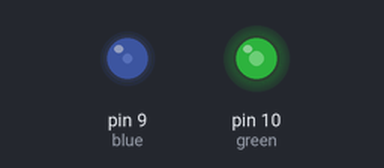
This sketch was run on a simulated Arduino Uno, built with avr-gcc and run on an emulated ATmega328P. On the bench: output pins drawn as LEDs (lit = HIGH).

Above: at 0.1 s.
Timing chart, 0 to 1.6 s (numbered marks = the images above):
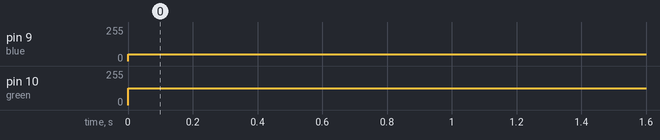

The sketch:

RGB-LED.ino
```cpp
int blue = 9;
int green = 10;
void setup() {
  // put your setup code here, to run once:
  pinMode(blue,OUTPUT);
  pinMode(green,OUTPUT);
}

void loop() {
  // put your main code here, to run repeatedly:
  analogWrite(blue,50);
  analogWrite(green,125);
  delay(1000);
}
```

Measured:
- by itself, pin 9 (blue): 0/255 → 50/255 at 0.00 s
- by itself, pin 10 (green): 0/255 → 125/255 at 0.00 s
